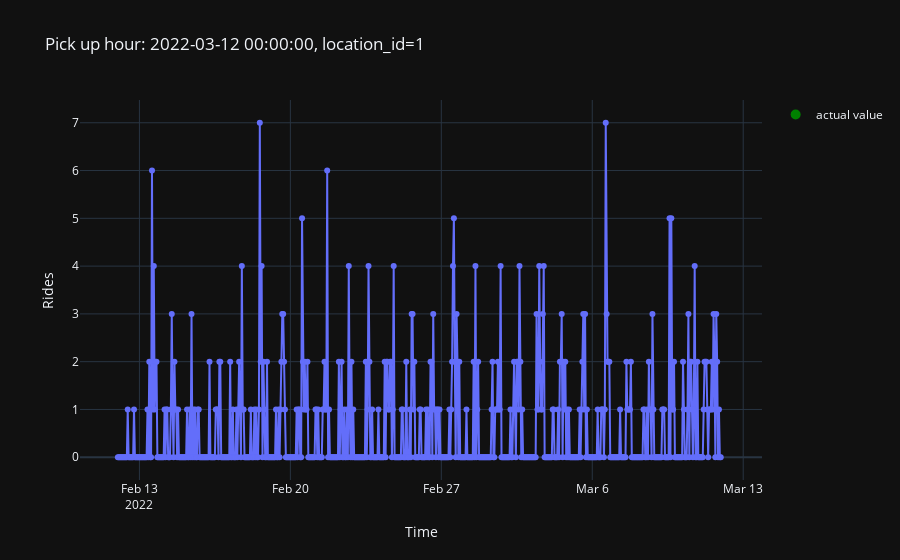

The notebook cell this image was saved under:
### Code cell
from src.plot import plot_one_sample
import pandas as pd

plot_one_sample(features, targets, example_id=42) # plot the first row

### Figure 1 — Plotly figure (JSON) as saved in the notebook; plotly's stock layout.template omitted (floating-point values rounded to 4 significant figures; data arrays with more than 128 entries replaced by an {"elided": "..."} marker saying what was removed)
{"data": [{"hovertemplate": "Time=%{x}<br>Rides=%{y}<extra></extra>", "legendgroup": "", "line": {"color": "#636efa", "dash": "solid"}, "marker": {"symbol": "circle"}, "mode": "lines+markers", "name": "", "orientation": "v", "showlegend": false, "type": "scatter", "x": {"elided": "673 str values"}, "xaxis": "x", "y": [0, 0, 0, 0, 0, 0, 0, 0, 0, 0, 0, 1, 0, 0, 0, 0, 0, 0, 1, 0, 0, 0, 0, 0, 0, 0, 0, 0, 0, 0, 0, 0, 0, 1, 0, 2, 0, 0, 6, 1, 4, 1, 2, 2, 0, 0, 0, 0, 0, 0, 0, 0, 1, 0, 1, 1, 0, 0, 0, 1, 3, 1, 0, 2, 1, 1, 0, 1, 0, 0, 0, 0, 0, 0, 0, 0, 0, 1, 0, 0, 1, 0, 3, 0, 1, 0, 1, 0, 0, 1, 1, 0, 0, 0, 0, 0, 0, 0, 0, 0, 0, 0, 2, 0, 0, 0, 0, 0, 0, 1, 1, 1, 0, 2, 2, 0, 0, 0, 0, 0, 0, 0, 0, 0, 0, 2, 0, 0, 1, 0, 0, 0, 1, 0, 1, 2, 1, 0, 4, 1, 1, 0, 0, 0, 0, 0, 0, 0, 1, 0, 0, 0, 1, 0, 1, 0, 0, 1, 7, 2, 4, 0, 2, 1, 0, 0, 2, 0, 0, 0, 0, 0, 0, 0, 0, 0, 1, 0, 0, 1, 0, 1, 2, 3, 3, 2, 1, 0, 0, 0, 0, 0, 0, 0, 0, 0, 0, 0, 0, 1, 0, 1, 1, 0, 0, 5, 2, 1, 2, 1, 1, 2, 0, 0, 0, 0, 0, 0, 0, 0, 1, 1, 0, 1, 0, 0, 0, 0, 1, 1, 2, 1, 1, 6, 0, 1, 0, 0, 0, 0, 0, 0, 0, 0, 0, 0, 2, 0, 1, 2, 0, 0, 1, 0, 0, 1, 0, 4, 1, 0, 2, 0, 1, 0, 0, 0, 0, 0, 0, 0, 0, 0, 0, 0, 0, 0, 2, 0, 1, 4, 2, 0, 0, 1, 0, 0, 0, 0, 0, 0, 1, 0, 0, 0, 0, 0, 0, 2, 0, 2, 2, 1, 1, 2, 2, 0, 1, 4, 0, 0, 0, 0, 0, 0, 0, 0, 1, 1, 0, 0, 0, 2, 0, 0, 0, 1, 0, 3, 3, 1, 2, 0, 0, 0, 0, 0, 1, 1, 0, 0, 0, 0, 0, 1, 0, 1, 0, 0, 2, 2, 0, 3, 1, 1, 0, 1, 1, 0, 1, 0, 0, 0, 0, 0, 0, 0, 0, 0, 0, 1, 0, 1, 2, 4, 5, 2, 0, 3, 2, 0, 2, 0, 0, 0, 0, 0, 0, 0, 1, 0, 0, 0, 0, 0, 0, 0, 2, 0, 4, 0, 1, 2, 0, 0, 0, 0, 0, 0, 0, 0, 0, 0, 0, 0, 0, 0, 1, 2, 0, 0, 1, 1, 1, 2, 1, 1, 4, 0, 0, 0, 0, 0, 0, 0, 0, 0, 0, 1, 0, 0, 1, 2, 1, 0, 2, 2, 1, 4, 2, 0, 1, 0, 0, 0, 0, 0, 0, 0, 0, 0, 0, 0, 0, 0, 0, 0, 3, 1, 1, 4, 2, 1, 1, 3, 4, 0, 0, 0, 0, 0, 0, 0, 0, 0, 1, 1, 0, 0, 0, 0, 1, 0, 2, 2, 3, 0, 2, 1, 2, 0, 1, 0, 1, 0, 0, 0, 0, 0, 0, 0, 0, 0, 0, 0, 1, 0, 1, 2, 3, 1, 3, 0, 1, 0, 0, 0, 0, 0, 0, 0, 0, 0, 0, 0, 1, 0, 0, 0, 1, 1, 1, 0, 1, 7, 3, 2, 2, 2, 0, 0, 0, 0, 0, 0, 0, 0, 0, 0, 0, 1, 0, 0, 0, 0, 0, 0, 2, 1, 1, 1, 1, 2, 0, 0, 0, 0, 0, 0, 0, 0, 0, 0, 0, 0, 0, 1, 1, 0, 0, 1, 0, 2, 1, 1, 0, 3, 1, 0, 0, 0, 0, 0, 0, 0, 0, 0, 1, 1, 1, 0, 0, 0, 0, 0, 5, 0, 5, 1, 1, 2, 0, 0, 0, 0, 0, 0, 0, 0, 0, 2, 1, 0, 0, 0, 1, 3, 0, 2, 2, 1, 0, 1, 4, 0, 0, 2, 0, 0, 0, 0, 0, 0, 1, 2, 2, 2, 1, 0, 1, 1, 1, 2, 1, 3, 2, 0, 3, 2, 0, 1, 0, 0, [0]], "yaxis": "y"}, {"line": {"color": "green"}, "marker": {"size": 10}, "mode": "markers", "name": "actual value", "type": "scatter", "x": ["2022-03-12T00:00:00"], "y": [[0]]}], "layout": {"legend": {"tracegroupgap": 0}, "title": {"text": "Pick up hour: 2022-03-12 00:00:00, location_id=1"}, "xaxis": {"anchor": "y", "domain": [0, 1], "title": {"text": "Time"}}, "yaxis": {"anchor": "x", "domain": [0, 1], "title": {"text": "Rides"}}}}
